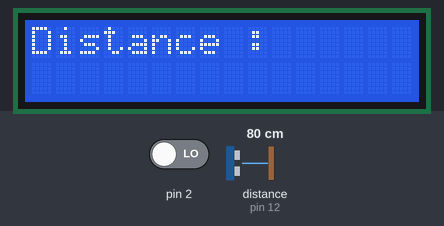
Recording of a sketch running on a simulated Arduino Uno, built with avr-gcc and run on an emulated ATmega328P. On the bench: 16×2 character LCD. The test bench sets the inputs (shaded band); at power-on: pin 2 LOW, distance to the obstacle (sensor on pin 12) 80 cm. The echo pulse lasts 58.3 µs per cm.

Above: at 1.2 s.
1.3 s: pin 2 driven HIGH
At 1.9 s:
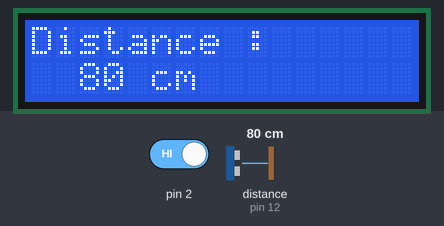
Timing chart, 0 to 4.3 s (numbered marks = the images above; inputs shaded):
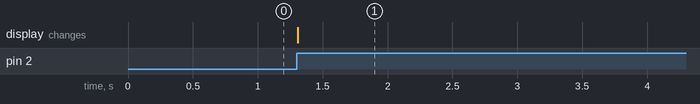

Measured:
- after the input at 1.3 s, the display: changes at once (image 1)

The sketch:

e3_distance_LCD.ino
```cpp
/*
*1 IR sensor
*1 Ultrasonic sensor HC-SR04
*1 LCD Screen 16x2
*1 Potentiometer
*/

#include <LiquidCrystal.h>

#define trigPin 13
#define echoPin 12
int duration,distance;
LiquidCrystal lcd(6,7,8,9,10,11);

void measure();

void setup() {
  pinMode(trigPin, OUTPUT);
  digitalWrite(trigPin,LOW);
  attachInterrupt(0, measure, RISING);
  //Serial.begin(9600);
  lcd.begin(16,2);
  lcd.print("Distance :");
}

void loop() {
}

void measure(){
  digitalWrite(trigPin, HIGH);
  delayMicroseconds(10);
  digitalWrite(trigPin, LOW);
  duration = pulseIn(echoPin, HIGH);
  distance = ((duration/2) / 29.1);
  //Serial.print(distance);
  //Serial.println(" cm");

  lcd.setCursor(0,1);
  lcd.print("        ");
  lcd.setCursor(2,1);
  lcd.print(distance);
  lcd.print(" cm");
  }
```
